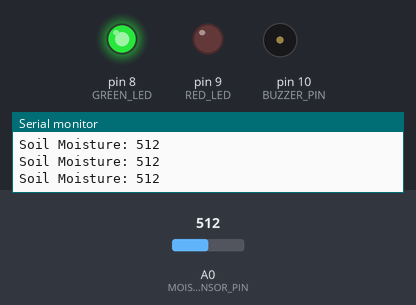
Simulated run of this sketch. Board: Arduino Uno, built with avr-gcc and run on an emulated ATmega328P. Shown: output pins drawn as LEDs (lit = HIGH), buzzer (waves = sounding), the last lines printed to the serial monitor. The inputs (shaded band) are chosen by the test bench; at power-on: A0 (MOISTURE_SENSOR_PIN) = 512.

Above: at 1.2 s.
1.3 s: A0 (MOISTURE_SENSOR_PIN) set to 417
2.8 s: A0 (MOISTURE_SENSOR_PIN) set to 393
At 3.9 s:
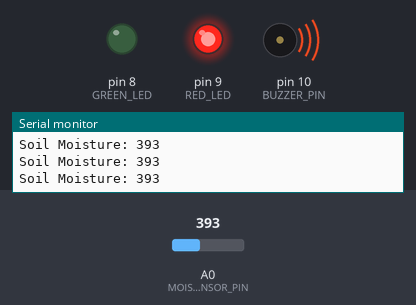
4.5 s: A0 (MOISTURE_SENSOR_PIN) set to 410
At 5.2 s:
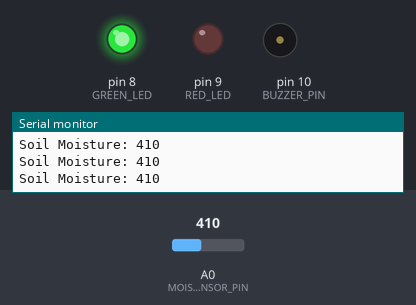
6.0 s: A0 (MOISTURE_SENSOR_PIN) set to 390
At 6.4 s:
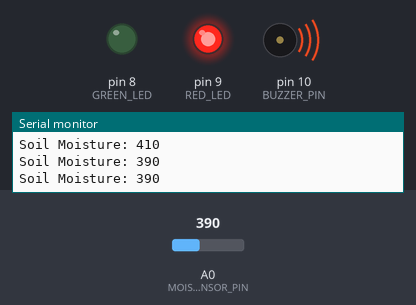
Timing chart, 0 to 8.5 s (numbered marks = the images above; inputs shaded):
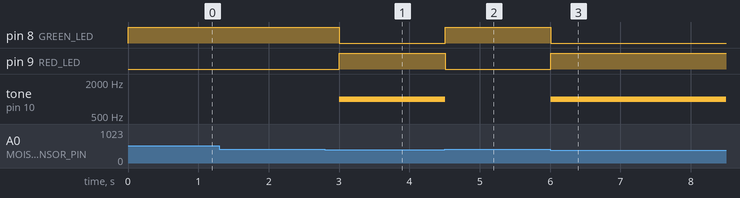

The sketch:

Soil_Moisture_Alarm.ino
```cpp
// Soil Moisture Alarm using Arduino

const int MOISTURE_SENSOR_PIN = A0;
const int GREEN_LED = 8;
const int RED_LED = 9;
const int BUZZER_PIN = 10;

const int DRY_THRESHOLD = 400;

void setup() {
  Serial.begin(9600);

  pinMode(GREEN_LED, OUTPUT);
  pinMode(RED_LED, OUTPUT);
  pinMode(BUZZER_PIN, OUTPUT);
}

void loop() {
  // Read soil moisture value
  int soilMoisture = analogRead(MOISTURE_SENSOR_PIN);

  // Display sensor value on Serial Monitor
  Serial.print("Soil Moisture: ");
  Serial.println(soilMoisture);

  // Dry soil detected
  if (soilMoisture < DRY_THRESHOLD) {
    digitalWrite(RED_LED, HIGH);
    digitalWrite(GREEN_LED, LOW);
    tone(BUZZER_PIN, 1000);
  }
  // Moisture level is adequate
  else {
    digitalWrite(GREEN_LED, HIGH);
    digitalWrite(RED_LED, LOW);
    noTone(BUZZER_PIN);
  }

  delay(250);
}
```

Measured:
- the behaviour switches between 400 and 399 on A0 (MOISTURE_SENSOR_PIN) (found by bisection; images 0 and 1)
- after the input at 2.8 s, pin 8 (GREEN_LED): HIGH → LOW after 0.21 s; pin 9 (RED_LED): LOW → HIGH after 0.21 s; tone on pin 10 (BUZZER_PIN): silent → 1000 Hz after 0.21 s
- after the input at 4.5 s, pin 8 (GREEN_LED): LOW → HIGH at once; pin 9 (RED_LED): HIGH → LOW at once; tone on pin 10 (BUZZER_PIN): 1000 Hz → silent at once
- after the input at 6.0 s, pin 8 (GREEN_LED): HIGH → LOW at once; pin 9 (RED_LED): LOW → HIGH at once; tone on pin 10 (BUZZER_PIN): silent → 1000 Hz at once
